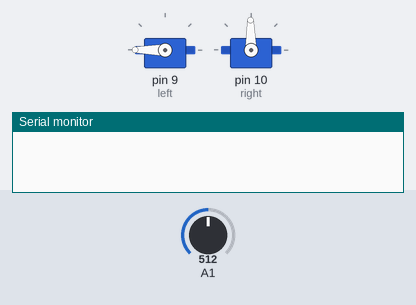
Simulated run of this sketch. Board: Arduino Uno, built with avr-gcc and run on an emulated ATmega328P. On the bench: 2 × servo, the last lines printed to the serial monitor. Inputs (shaded band) come from the test bench; at power-on: A1 = 512.

Above: at 1.2 s.
1.3 s: A1 set to 893
2.8 s: A1 set to 912
At 3.3 s:
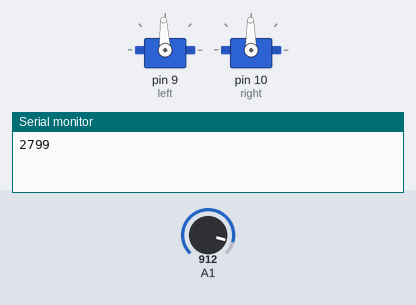
Timing chart, 0 to 5.8 s (numbered marks = the images above; inputs shaded):
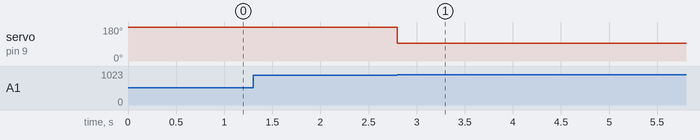

Measured:
- the behaviour switches between 900 and 901 on A1 (found by bisection; images 0 and 1)
- after the input at 1.3 s, every drawn part: stays the same
- after the input at 2.8 s, servo on pin 9 (left): 180° → 93° at once

The sketch:

RobotTurningSpeed.ino
```cpp
#include <Servo.h>


Servo left;
Servo right;
int button1 = 4;

void setup(){
  left.attach(9);
  right.attach(10);

  left.write(90);
  right.write(90);

  Serial.begin(9600);

  //Enable the sensors as inputs
  DDRC &= ~((1 << 1) | (1 << 2));

  /*Enable the analog converter*/
  ADMUX &= ~(1 << REFS1);
  ADMUX |= (1 << REFS0);
  ADCSRA |= (1 << ADEN) | (1 << ADPS2) | (1 << ADPS1) | (1 << ADPS0);

  //  pinMode(button1, INPUT_PULLUP);
  //while(digitalRead(button1) == ){
  //}
}
boolean turning = true;
int count;
long timeStart = 0;
void loop(){
  left.write(93);
  right.write(91);
  if(turning){
    test2();
  }

}


//Test left turn 90 degrees
void test1(){
  timeStart=millis();
  right.write(0);
  while(turning){

    ADMUX &= ~((1 << MUX3) |(1 << MUX2) | (1 << MUX1));
    ADMUX |= (1 << MUX0);

    ADCSRA |= (1 << ADSC);
    while(ADCSRA & 0b1000000){

    }
    int sens2CurrVal = ADC;

    if(sens2CurrVal > 900){
      turning = false;
      break;
    }

  }
  count = millis();
  Serial.println(count-timeStart);
}

void test2(){
  timeStart = millis();
  left.write(180);
  while(turning){
    ADMUX &= ~((1 << MUX3) | (1 << MUX2) | (1 << MUX1));
    ADMUX |= (1 << MUX0);

    ADCSRA |= (1 << ADSC);

    while(ADCSRA & 0b1000000){

    }
    int sens2CurrVal = ADC;

    if(sens2CurrVal > 900){
      turning = false;
      break;
    }

  }
  count = millis();
  Serial.println(count-timeStart);
}
```
